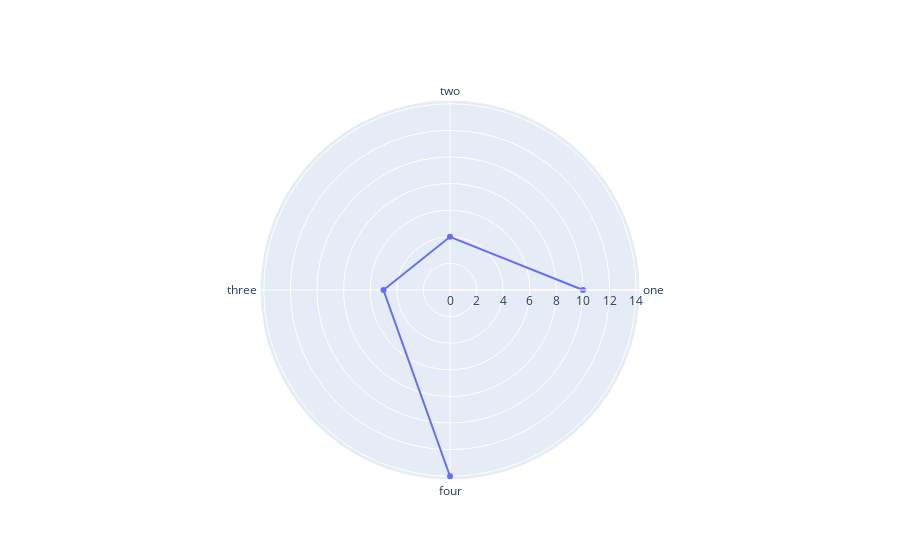

The notebook cell this image was saved under:
### Code cell
trace0 = go.Scatterpolar(r=[10, 4, 5, 14],
                         theta=['one', 'two', 'three', 'four'])
fig = go.Figure(data=trace0)
fig.show()

### Figure 1 — Plotly figure (JSON) as saved in the notebook; plotly's stock layout.template omitted (floating-point values rounded to 4 significant figures)
{"data": [{"r": [10, 4, 5, 14], "theta": ["one", "two", "three", "four"], "type": "scatterpolar"}], "layout": {"autosize": true, "polar": {"angularaxis": {"type": "category"}, "radialaxis": {"autorange": true, "range": [0, 14.61], "type": "linear"}}}}
